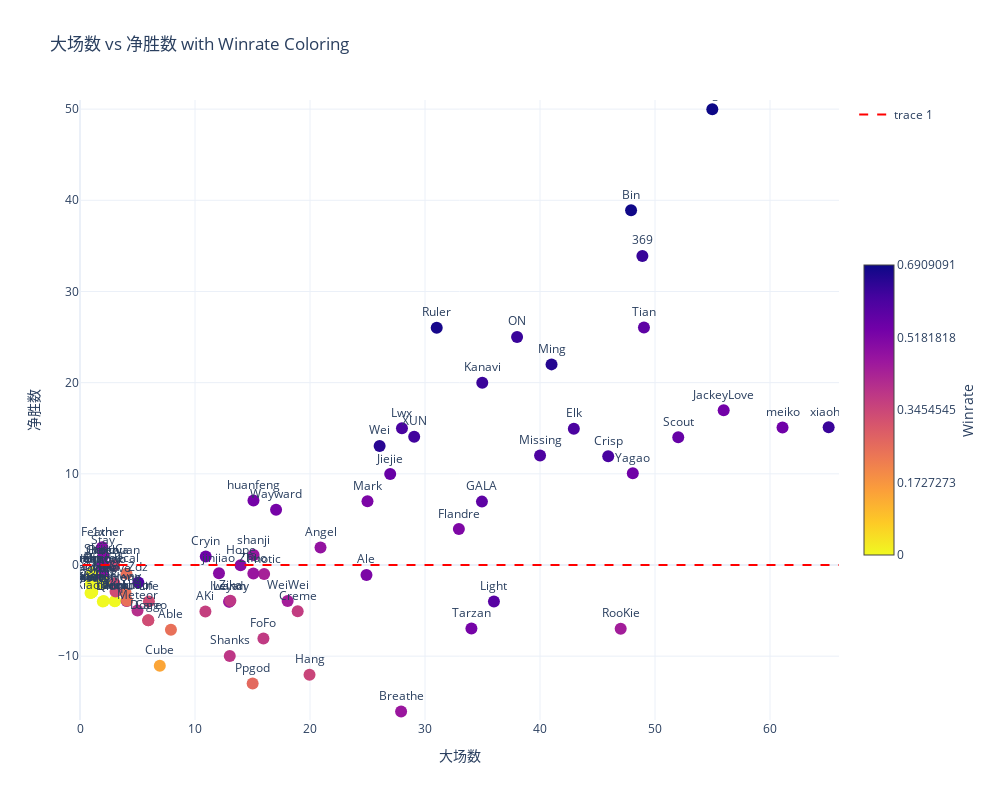

Notebook code for this chart:
### Code cell
import plotly.graph_objs as go
import numpy as np

# Offset to prevent overlapping of names (optional)
offset_increment = 0.1  # Adjust as needed
offsets = np.linspace(-offset_increment, offset_increment, len(net_win))

# Create the scatter plot
fig = go.Figure()

fig.add_trace(go.Scatter(
    x=net_win["大场数"] + offsets,  # Offset added to avoid overlap
    y=net_win["净胜数"] + offsets,
    mode='markers+text',
    text=net_win["姓名"],  # Label points with player names
    textposition='top center',
    marker=dict(
        size=12,
        color=net_win["大场胜率"],  # Use winrate for coloring
        colorscale='Plasma_r',  # Color scale to represent winrate
        cmin=net_win["大场胜率"].min(),
        cmax=net_win["大场胜率"].max(),
        showscale=True,  # Show color bar
        colorbar=dict(
            title="Winrate",
            titleside='right',
            titlefont=dict(size=14),
            tickvals=np.linspace(net_win["大场胜率"].min(), net_win["大场胜率"].max(), 5),
            tickfont=dict(size=12),
            lenmode='fraction',
            len=0.5  # Adjust the length of the color bar
        )
    ),
    showlegend=False
))

# Add a diagonal line (optional, for context or symmetry)
min_range = min(net_win["大场数"].min(), net_win["净胜数"].min()) - 1
max_range = max(net_win["大场数"].max(), net_win["净胜数"].max()) + 1

# Add the diagonal 45-degree line
fig.add_trace(go.Scatter(
    x=[min_range, max_range],  # x values for the diagonal
    y=[0,0],  # y values for the diagonal (same as x for 45 degrees)
    mode='lines',
    line=dict(color='red', dash='dash'),
))

# Update the layout
fig.update_layout(
    title='大场数 vs 净胜数 with Winrate Coloring',
    xaxis=dict(title='大场数', range=[net_win["大场数"].min() - 1, net_win["大场数"].max() + 1]),
    yaxis=dict(title='净胜数', range=[net_win["净胜数"].min() - 1, net_win["净胜数"].max() + 1]),
    template='plotly_white',
    height=800,
    width=1000,
)

# Show the interactive plot
fig.show()

### Figure 1 — Plotly figure (JSON) as saved in the notebook; plotly's stock layout.template omitted (floating-point values rounded to 4 significant figures)
{"data": [{"marker": {"cmax": 0.6909, "cmin": 0, "color": [0.5, 0.6327, 0.3636, 0.25, 0, 0.52, 0.4762, 0, 0.3333, 0.6875, 0.4643, 0.5, 0.3333, 0.3684, 0.6087, 0.5, 0.5455, 0.1429, 0.3333, 0.6047, 0.5, 0.5152, 0.375, 0.5714, 0, 0.5, 0.35, 0.25, 0, 0.5, 0.3333, 0.4615, 0.5357, 0.5556, 0, 0.5, 0.6286, 0.6909, 0, 0.3333, 0.4615, 0.3333, 0.5833, 0.6071, 0.52, 0.4, 0.6585, 0.6, 0.6316, 0.4375, 0.2667, 0, 0.4468, 0.6774, 0.5577, 0.3846, 0.5, 0.5, 0, 0.5, 0, 0.5294, 0.5714, 0, 0.25, 0, 0, 0.5294, 0.6538, 0.4444, 0, 0.6207, 0.5, 0, 0, 0, 0.5417, 0.6, 0.4667, 0.3846, 0.25, 0, 0.5333, 0.5, 0.541, 0.3333, 0, 0.4667, 0, 0.6308], "colorbar": {"len": 0.5, "lenmode": "fraction", "tickfont": {"size": 12}, "tickvals": [0, 0.1727, 0.3455, 0.5182, 0.6909], "title": {"font": {"size": 14}, "side": "right", "text": "Winrate"}}, "colorscale": [[0, "#f0f921"], [0.1111, "#fdca26"], [0.2222, "#fb9f3a"], [0.3333, "#ed7953"], [0.4444, "#d8576b"], [0.5556, "#bd3786"], [0.6667, "#9c179e"], [0.7778, "#7201a8"], [0.8889, "#46039f"], [1, "#0d0887"]], "showscale": true, "size": 12}, "mode": "markers+text", "showlegend": false, "text": ["1xn", "369", "AKi", "Able", "Ahn", "Ale", "Angel", "Assum", "Beichuan", "Bin", "Breathe", "Burdol", "Care", "Creme", "Crisp", "Croco", "Cryin", "Cube", "Doggo", "Elk", "Feather", "Flandre", "FoFo", "GALA", "H4cker", "Haichao", "Hang", "Heng", "Hery", "Hope", "Hoya", "Iwandy", "JackeyLove", "Jiejie", "Jwei", "Kael", "Kanavi", "Knight", "LP", "Leave", "Leyan", "Life", "Light", "Lwx", "Mark", "Meteor", "Ming", "Missing", "ON", "Photic", "Ppgod", "Qiuqiu", "RooKie", "Ruler", "Scout", "Shanks", "Shaoye", "ShiauC", "Starry", "Stay", "Tangyuan", "Tarzan", "Tian", "Tianzhen", "Ucal", "Vampire", "Vicla", "Wayward", "Wei", "WeiWei", "Wink", "XUN", "Xiaohao", "Xiaolaohu", "Xiaoxu", "YSKM", "Yagao", "Zdz", "Zhuo", "Zika", "deokdam", "glfs", "huanfeng", "jinjiao", "meiko", "milkyway", "neny", "shanji", "xiaofang", "xiaohu"], "textposition": "top center", "type": "scatter", "x": [1.9, 48.9, 10.9, 7.907, 1.909, 24.91, 20.91, 0.9157, 2.918, 47.92, 27.92, 1.925, 5.927, 18.93, 45.93, 1.934, 10.94, 6.938, 5.94, 42.94, 1.945, 32.95, 15.95, 34.95, 0.9539, 1.956, 19.96, 3.961, 0.9629, 13.97, 2.967, 12.97, 55.97, 26.97, 0.9764, 1.979, 34.98, 54.98, 1.985, 2.988, 12.99, 5.992, 35.99, 28.0, 25.0, 5.001, 41.0, 40.01, 38.01, 16.01, 15.01, 3.015, 47.02, 31.02, 52.02, 13.02, 2.026, 2.028, 1.03, 2.033, 1.035, 34.04, 49.04, 1.042, 4.044, 1.046, 1.048, 17.05, 26.05, 18.06, 3.057, 29.06, 4.062, 2.064, 1.066, 2.069, 48.07, 5.073, 15.08, 13.08, 4.08, 1.082, 15.08, 12.09, 61.09, 3.091, 1.093, 15.1, 1.098, 65.1], "y": [1.9, 33.9, -5.096, -7.093, -2.091, -1.089, 1.913, -3.084, -0.08202, 38.92, -16.08, -1.075, -6.073, -5.071, 11.93, -0.06629, 0.936, -11.06, -6.06, 14.94, 1.945, 3.947, -8.051, 6.952, -2.046, -1.044, -12.04, -3.039, -3.037, -0.03483, -0.03258, -4.03, 16.97, 9.974, -3.024, -0.02135, 19.98, 49.98, -4.015, -2.012, -4.01, -4.008, -4.006, 15.0, 6.999, -4.999, 22.0, 12.01, 25.01, -0.9899, -12.99, -3.985, -6.983, 26.02, 14.02, -9.976, -0.9742, 0.02809, -2.97, 1.033, -1.965, -6.963, 26.04, -2.958, -0.9562, -0.9539, -2.952, 6.051, 13.05, -3.945, -3.943, 14.06, -3.938, -3.936, -2.934, -1.931, 10.07, -1.927, -0.9247, -3.922, -3.92, -0.918, 7.084, -0.9135, 15.09, -2.909, -0.9067, 1.096, -1.902, 15.1]}, {"line": {"color": "red", "dash": "dash"}, "mode": "lines", "type": "scatter", "x": [-17, 66], "y": [0, 0]}], "layout": {"height": 800, "title": {"text": "大场数 vs 净胜数 with Winrate Coloring"}, "width": 1000, "xaxis": {"range": [0, 66], "title": {"text": "大场数"}}, "yaxis": {"range": [-17, 51], "title": {"text": "净胜数"}}}}
